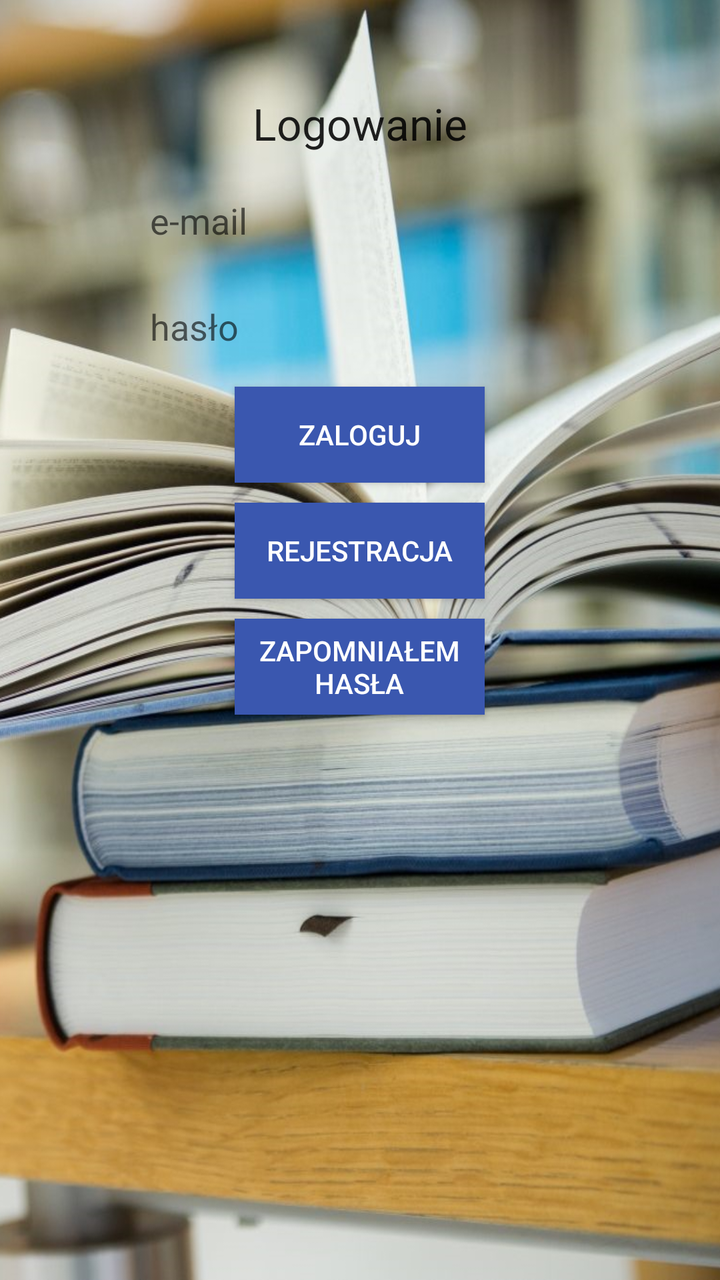
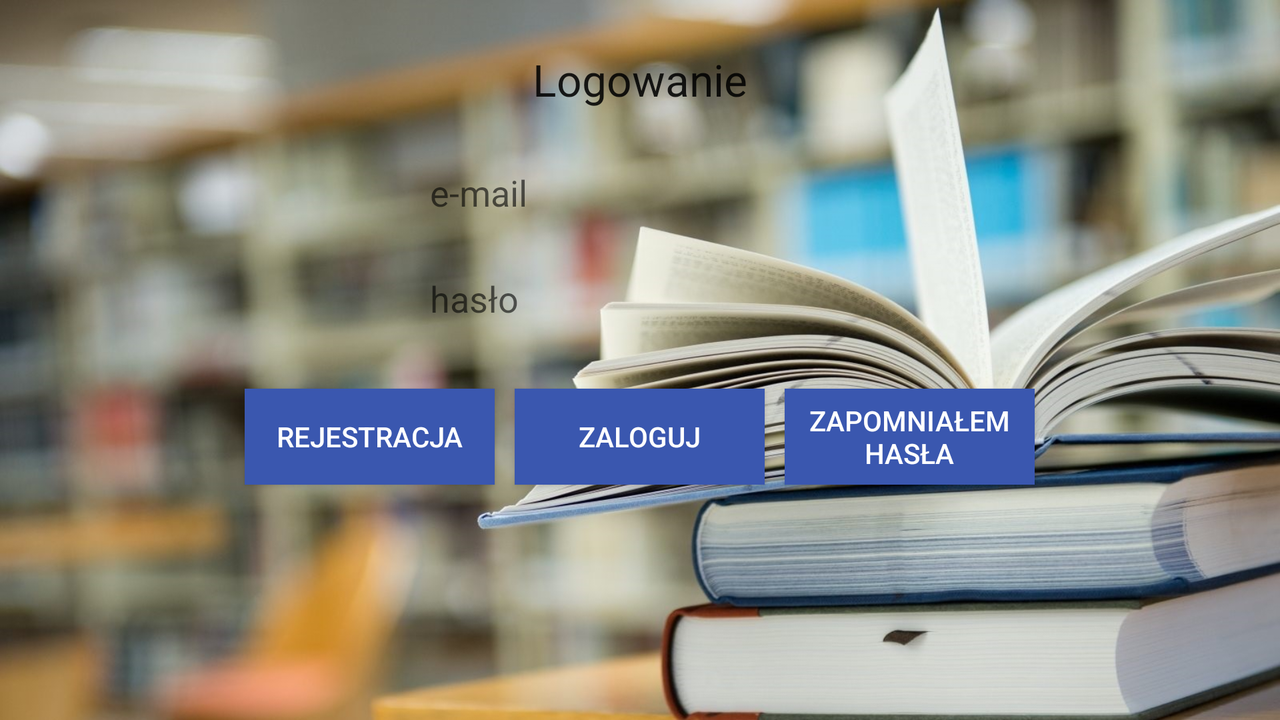

One screen, two layout resources from the same app: the default and the repository's alternative for another configuration. Each is rendered where Android would select it; the XML of both is given below.
<!-- AndroidManifest.xml: application theme AppTheme -->
<!-- res/layout/activity_login.xml -->
<RelativeLayout xmlns:android="http://schemas.android.com/apk/res/android"
    android:layout_width="match_parent"
    android:layout_height="match_parent"
    android:background="@drawable/bg">
    <RelativeLayout xmlns:android="http://schemas.android.com/apk/res/android"
        android:layout_width="280dp"
        android:layout_height="350dp"
        android:background="@drawable/edittext_bg"
        android:layout_centerHorizontal="true"
        android:layout_marginTop="27dp">
    <TextView
        android:id="@+id/loginHeader"
        android:layout_width="wrap_content"
        android:layout_height="wrap_content"
        android:layout_alignParentTop="true"
        android:layout_centerHorizontal="true"
        android:layout_marginTop="20dp"
        android:text="@string/login_header"
        android:textAppearance="?android:attr/textAppearanceLarge" />

    <EditText
        android:id="@+id/name"
        android:background="@+drawable/edittext_bg"
        android:layout_width="wrap_content"
        android:layout_height="30dp"
        android:layout_below="@+id/loginHeader"
        android:layout_centerHorizontal="true"
        android:layout_marginTop="19dp"
        android:ems="10"
        android:inputType="textPersonName"
        android:hint="@string/name" />

    <EditText
        android:id="@+id/password"
        android:background="@+drawable/edittext_bg"
        android:layout_width="wrap_content"
        android:layout_height="30dp"
        android:layout_alignLeft="@+id/name"
        android:layout_below="@+id/name"
        android:layout_marginTop="23dp"
        android:ems="10"
        android:hint="@string/password_hint"
        android:inputType="textPassword" />

    <Button
        android:id="@+id/logInButton"
        android:background="@color/blue"
        android:textColor="@color/white"
        android:layout_marginTop="15dp"
        android:layout_width="125dp"
        android:layout_height="wrap_content"
        android:layout_centerHorizontal="true"
        android:layout_below="@+id/password"
        android:layout_centerVertical="true"
        android:text="@string/log_in"/>
    <Button
        android:id="@+id/SendPasswordButton"
        android:background="@color/blue"
        android:textColor="@color/white"
        android:textColorHighlight="@color/white"
        android:layout_marginTop="10dp"
        android:layout_width="125dp"
        android:layout_height="wrap_content"
        android:layout_centerHorizontal="true"
        android:layout_below="@+id/RegisterButton"
        android:layout_centerVertical="true"
        android:text="@string/send_password"/>

    <Button
        android:id="@+id/RegisterButton"
        android:background="@color/blue"
        android:textColor="@color/white"
        android:textColorHighlight="@color/white"
        android:layout_marginTop="10dp"
        android:layout_width="125dp"
        android:layout_height="wrap_content"
        android:layout_centerHorizontal="true"
        android:layout_below="@+id/logInButton"
        android:layout_centerVertical="true"
        android:text="@string/register"/>
</RelativeLayout>
</RelativeLayout>
<!-- resources referenced by this layout -->
<resources>
  <color name="blue">#3a57af</color>
  <color name="white">#ffffff</color>
  <!-- drawable bg: jpg bitmap (drawable, 875298 bytes) -->
  <string name="log_in">zaloguj</string>
  <string name="login_header">Logowanie</string>
  <string name="name">e-mail</string>
  <string name="password_hint">hasło</string>
  <string name="register">Rejestracja</string>
  <string name="send_password">zapomniałem hasła</string>
  <style name="AppTheme" parent="Theme.AppCompat.Light.NoActionBar">
          <item name="colorPrimary">@color/primary</item>
          <item name="colorPrimaryDark">@color/primary_dark</item>
          <item name="colorAccent">@color/accent</item>
          <item name="android:windowBackground">@color/windowBackground</item>
      </style>
  <color name="primary">#8BC34A</color>
  <color name="primary_dark">#689F38</color>
  <color name="accent">#4CAF50</color>
  <color name="windowBackground">#DDD</color>
</resources>
<!-- res/layout-land/activity_login.xml (the repository's variant of the layout above) -->
<!-- drawn on the phone turned sideways -->
<RelativeLayout xmlns:android="http://schemas.android.com/apk/res/android"
    android:layout_width="match_parent"
    android:layout_height="match_parent"
    android:background="@drawable/bg_landscape">
    <RelativeLayout xmlns:android="http://schemas.android.com/apk/res/android"
        android:layout_width="430dp"
        android:layout_height="250dp"
        android:background="@drawable/edittext_bg"
        android:layout_centerHorizontal="true"
        android:layout_marginTop="15dp">
    <TextView
        android:id="@+id/loginHeader"
        android:layout_width="wrap_content"
        android:layout_height="wrap_content"
        android:layout_alignParentTop="true"
        android:layout_centerHorizontal="true"
        android:layout_marginTop="10dp"
        android:text="@string/login_header"
        android:textAppearance="?android:attr/textAppearanceLarge" />

    <EditText
        android:id="@+id/name"
        android:background="@drawable/edittext_bg"
        android:layout_width="wrap_content"
        android:layout_height="30dp"
        android:layout_below="@+id/loginHeader"
        android:layout_centerHorizontal="true"
        android:layout_marginTop="27dp"
        android:ems="10"
        android:inputType="textPersonName"
        android:hint="@string/name" />

    <EditText
        android:id="@+id/password"
        android:background="@drawable/edittext_bg"
        android:layout_width="wrap_content"
        android:layout_height="30dp"
        android:layout_alignLeft="@+id/name"
        android:layout_below="@+id/name"
        android:layout_marginTop="23dp"
        android:ems="10"
        android:hint="@string/password_hint"
        android:inputType="textPassword" />

    <Button
        android:id="@+id/logInButton"
        android:background="@color/blue"
        android:textColor="@color/white"
        android:layout_marginTop="30dp"
        android:layout_width="125dp"
        android:layout_height="wrap_content"
        android:layout_centerHorizontal="true"
        android:layout_below="@+id/password"
        android:layout_centerVertical="true"
        android:text="@string/log_in"/>
    <Button
        android:id="@+id/SendPasswordButton"
        android:background="@color/blue"
        android:textColor="@color/white"
        android:layout_marginLeft="10dp"
        android:layout_width="125dp"
        android:layout_height="wrap_content"
        android:text="@string/send_password"
        android:layout_toRightOf="@+id/logInButton"
        android:layout_centerHorizontal="true"
        android:layout_alignTop="@+id/logInButton" />

        <Button
            android:id="@+id/RegisterButton"
            android:background="@color/blue"
            android:textColor="@color/white"
            android:layout_marginRight="10dp"
            android:textColorHighlight="@color/white"
            android:layout_width="125dp"
            android:layout_height="wrap_content"
            android:text="@string/register"
            android:layout_toLeftOf="@+id/logInButton"
            android:layout_centerHorizontal="true"
            android:layout_alignTop="@+id/logInButton"/>

    </RelativeLayout>
</RelativeLayout>
<!-- resources referenced by the variant -->
<!-- as the phone turned sideways resolves them -->
<resources>
  <color name="blue">#3a57af</color>
  <color name="white">#ffffff</color>
  <!-- drawable bg_landscape: jpg bitmap (drawable, 217306 bytes) -->
  <string name="log_in">zaloguj</string>
  <string name="login_header">Logowanie</string>
  <string name="name">e-mail</string>
  <string name="password_hint">hasło</string>
  <string name="register">Rejestracja</string>
  <string name="send_password">zapomniałem hasła</string>
  <style name="AppTheme" parent="Theme.AppCompat.Light.NoActionBar">
          <item name="colorPrimary">@color/primary</item>
          <item name="colorPrimaryDark">@color/primary_dark</item>
          <item name="colorAccent">@color/accent</item>
          <item name="android:windowBackground">@color/windowBackground</item>
      </style>
  <color name="primary">#8BC34A</color>
  <color name="primary_dark">#689F38</color>
  <color name="accent">#4CAF50</color>
  <color name="windowBackground">#DDD</color>
</resources>
